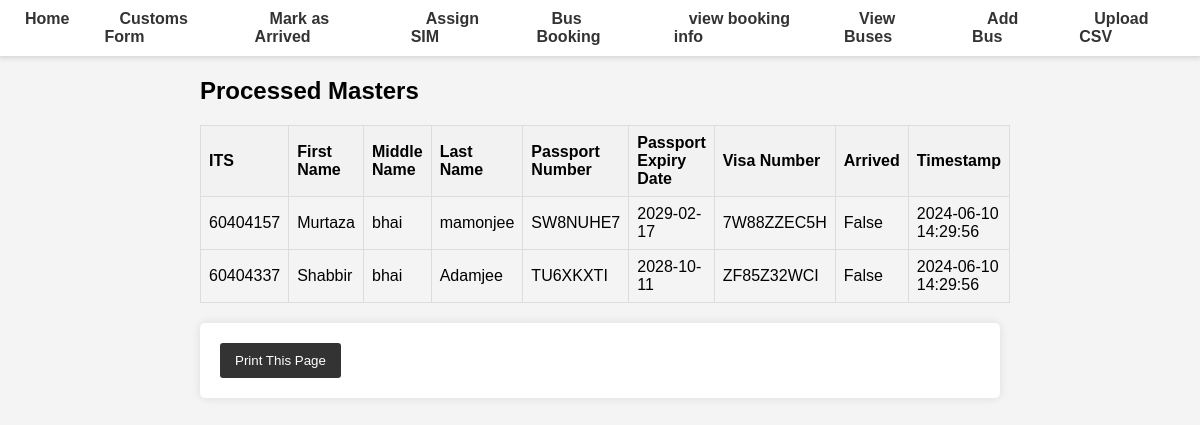
/processed-masters/, run on the app's committed database.
### database.py (models this page shows)
class ProcessedMaster(Base):
    __tablename__ = "processed_master"
    id = Column(Integer, primary_key=True, index=True)
    ITS = Column(Integer, ForeignKey('master.ITS'), unique=True, index=True)
    first_name = Column(String, index=True)
    middle_name = Column(String, index=True)
    last_name = Column(String, index=True)
    DOB = Column(Date)
    passport_No = Column(String, index=True)
    passport_Expiry = Column(Date, index=True)
    Visa_No = Column(String, index=True)
    Mode_of_Transport = Column(String, index=True)
    phone = Column(String, index=True)
    arrived = Column(Boolean, default=False)
    timestamp = Column(DateTime, default=func.now())

### main.py (the view)
@app.get("/processed-masters/", response_class=HTMLResponse)
async def get_processed_masters(request: Request, page: int = 1, db: Session = Depends(get_db)):
    total_count = db.query(func.count(ProcessedMaster.ITS)).scalar()
    processed_masters = (
        db.query(ProcessedMaster)
        .offset((page - 1) * PAGE_SIZE)
        .limit(PAGE_SIZE)
        .all()
    )
    return templates.TemplateResponse(
        "processed_masters.html",
        {
            "request": request,
            "processed_masters": processed_masters,
            "page": page,
            "page_size": PAGE_SIZE,
            "total_count": total_count
        }
    )

### templates/processed_masters.html (shortened to what this page needs)
{% extends "base.html" %}
{% block content %}
<h2>Processed Masters</h2>
<table>
    <tr>
        <th>ITS</th>
        <th>First Name</th>
        <th>Middle Name</th>
        <th>Last Name</th>
        <th>Passport Number</th>
        <th>Passport Expiry Date</th>
        <th>Visa Number</th>
        <th>Arrived</th>
        <th>Timestamp</th>
    </tr>
    {% for master in processed_masters %}
    <tr>
        <td>{{ master.ITS }}</td>
        <td>{{ master.first_name }}</td>
        <td>{{ master.middle_name }}</td>
        <td>{{ master.last_name }}</td>
        <td>{{ master.passport_No }}</td>
        <td>{{ master.passport_Expiry }}</td>
        <td>{{ master.Visa_No }}</td>
        <td>{{ master.arrived }}</td>
        <td>{{ master.timestamp }}</td>
    </tr>
    {% endfor %}
</table>
<form action="/print-processed-masters/" method="post">
    <button type="submit">Print This Page</button>
</form>
{% endblock %}

### static/styles.css (style rules this page uses)
body { font-family: Arial, sans-serif; margin: 0; padding: 0; background-color: #f4f4f4; }
form { background-color: #fff; padding: 20px; border-radius: 5px; box-shadow: 0 0 10px rgba(0, 0, 0, 0.1); }
form button { background-color: #333; color: #fff; padding: 10px 15px; border: none; border-radius: 3px; cursor: pointer; transition: background-color 0.3s; }
table { width: 100%; border-collapse: collapse; margin-bottom: 20px; }
table, th, td { border: 1px solid #ddd; }
th, td { padding: 8px; text-align: left; }
th { background-color: #f2f2f2; }

### data on the page
ProcessedMaster: ITS "60404157", first_name "Murtaza", middle_name "bhai", last_name "mamonjee", passport_No "SW8NUHE7", passport_Expiry "2029-02-17", Visa_No "7W88ZZEC5H", arrived "False", timestamp "2024-06-10 14:29:56"
ProcessedMaster: ITS "60404337", first_name "Shabbir", middle_name "bhai", last_name "Adamjee", passport_No "TU6XKXTI", passport_Expiry "2028-10-11", Visa_No "ZF85Z32WCI", arrived "False", timestamp "2024-06-10 14:29:56"
